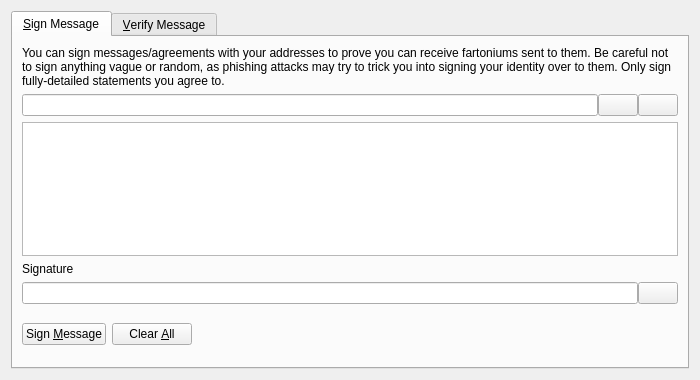
<?xml version="1.0" encoding="UTF-8"?>
<ui version="4.0">
 <class>SignVerifyMessageDialog</class>
 <widget class="QDialog" name="SignVerifyMessageDialog">
  <property name="geometry">
   <rect>
    <x>0</x>
    <y>0</y>
    <width>700</width>
    <height>380</height>
   </rect>
  </property>
  <property name="windowTitle">
   <string>Signatures - Sign / Verify a Message</string>
  </property>
  <property name="modal">
   <bool>true</bool>
  </property>
  <layout class="QVBoxLayout" name="verticalLayout">
   <item>
    <widget class="QTabWidget" name="tabWidget">
     <property name="currentIndex">
      <number>0</number>
     </property>
     <widget class="QWidget" name="tabSignMessage">
      <attribute name="title">
       <string>&amp;Sign Message</string>
      </attribute>
      <layout class="QVBoxLayout" name="verticalLayout_SM">
       <item>
        <widget class="QLabel" name="infoLabel_SM">
         <property name="text">
          <string>You can sign messages/agreements with your addresses to prove you can receive fartoniums sent to them. Be careful not to sign anything vague or random, as phishing attacks may try to trick you into signing your identity over to them. Only sign fully-detailed statements you agree to.</string>
         </property>
         <property name="textFormat">
          <enum>Qt::PlainText</enum>
         </property>
         <property name="wordWrap">
          <bool>true</bool>
         </property>
        </widget>
       </item>
       <item>
        <layout class="QHBoxLayout" name="horizontalLayout_1_SM">
         <property name="spacing">
          <number>0</number>
         </property>
         <item>
          <widget class="QValidatedLineEdit" name="addressIn_SM">
           <property name="toolTip">
            <string>The Fartonium address to sign the message with</string>
           </property>
          </widget>
         </item>
         <item>
          <widget class="QPushButton" name="addressBookButton_SM">
           <property name="toolTip">
            <string>Choose previously used address</string>
           </property>
           <property name="text">
            <string/>
           </property>
           <property name="icon">
            <iconset resource="../bitcoin.qrc">
             <normaloff>:/icons/address-book</normaloff>:/icons/address-book</iconset>
           </property>
           <property name="shortcut">
            <string>Alt+A</string>
           </property>
           <property name="autoDefault">
            <bool>false</bool>
           </property>
          </widget>
         </item>
         <item>
          <widget class="QPushButton" name="pasteButton_SM">
           <property name="toolTip">
            <string>Paste address from clipboard</string>
           </property>
           <property name="text">
            <string/>
           </property>
           <property name="icon">
            <iconset resource="../bitcoin.qrc">
             <normaloff>:/icons/editpaste</normaloff>:/icons/editpaste</iconset>
           </property>
           <property name="shortcut">
            <string>Alt+P</string>
           </property>
           <property name="autoDefault">
            <bool>false</bool>
           </property>
          </widget>
         </item>
        </layout>
       </item>
       <item>
        <widget class="QPlainTextEdit" name="messageIn_SM">
         <property name="toolTip">
          <string>Enter the message you want to sign here</string>
         </property>
        </widget>
       </item>
       <item>
        <widget class="QLabel" name="signatureLabel_SM">
         <property name="text">
          <string>Signature</string>
         </property>
         <property name="textFormat">
          <enum>Qt::PlainText</enum>
         </property>
        </widget>
       </item>
       <item>
        <layout class="QHBoxLayout" name="horizontalLayout_2_SM">
         <property name="spacing">
          <number>0</number>
         </property>
         <item>
          <widget class="QLineEdit" name="signatureOut_SM">
           <property name="font">
            <font>
             <italic>true</italic>
            </font>
           </property>
           <property name="readOnly">
            <bool>true</bool>
           </property>
          </widget>
         </item>
         <item>
          <widget class="QPushButton" name="copySignatureButton_SM">
           <property name="toolTip">
            <string>Copy the current signature to the system clipboard</string>
           </property>
           <property name="text">
            <string/>
           </property>
           <property name="icon">
            <iconset resource="../bitcoin.qrc">
             <normaloff>:/icons/editcopy</normaloff>:/icons/editcopy</iconset>
           </property>
           <property name="autoDefault">
            <bool>false</bool>
           </property>
          </widget>
         </item>
        </layout>
       </item>
       <item>
        <layout class="QHBoxLayout" name="horizontalLayout_3_SM">
         <item>
          <widget class="QPushButton" name="signMessageButton_SM">
           <property name="toolTip">
            <string>Sign the message to prove you own this Fartonium address</string>
           </property>
           <property name="text">
            <string>Sign &amp;Message</string>
           </property>
           <property name="icon">
            <iconset resource="../bitcoin.qrc">
             <normaloff>:/icons/edit</normaloff>:/icons/edit</iconset>
           </property>
           <property name="autoDefault">
            <bool>false</bool>
           </property>
          </widget>
         </item>
         <item>
          <widget class="QPushButton" name="clearButton_SM">
           <property name="toolTip">
            <string>Reset all sign message fields</string>
           </property>
           <property name="text">
            <string>Clear &amp;All</string>
           </property>
           <property name="icon">
            <iconset resource="../bitcoin.qrc">
             <normaloff>:/icons/remove</normaloff>:/icons/remove</iconset>
           </property>
           <property name="autoDefault">
            <bool>false</bool>
           </property>
          </widget>
         </item>
         <item>
          <spacer name="horizontalSpacer_1_SM">
           <property name="orientation">
            <enum>Qt::Horizontal</enum>
           </property>
           <property name="sizeHint" stdset="0">
            <size>
             <width>40</width>
             <height>48</height>
            </size>
           </property>
          </spacer>
         </item>
         <item>
          <widget class="QLabel" name="statusLabel_SM">
           <property name="font">
            <font>
             <weight>75</weight>
             <bold>true</bold>
            </font>
           </property>
           <property name="text">
            <string/>
           </property>
           <property name="wordWrap">
            <bool>true</bool>
           </property>
          </widget>
         </item>
         <item>
          <spacer name="horizontalSpacer_2_SM">
           <property name="orientation">
            <enum>Qt::Horizontal</enum>
           </property>
           <property name="sizeHint" stdset="0">
            <size>
             <width>40</width>
             <height>48</height>
            </size>
           </property>
          </spacer>
         </item>
        </layout>
       </item>
      </layout>
     </widget>
     <widget class="QWidget" name="tabVerifyMessage">
      <attribute name="title">
       <string>&amp;Verify Message</string>
      </attribute>
      <layout class="QVBoxLayout" name="verticalLayout_VM">
       <item>
        <widget class="QLabel" name="infoLabel_VM">
         <property name="text">
          <string>Enter the receiver's address, message (ensure you copy line breaks, spaces, tabs, etc. exactly) and signature below to verify the message. Be careful not to read more into the signature than what is in the signed message itself, to avoid being tricked by a man-in-the-middle attack. Note that this only proves the signing party receives with the address, it cannot prove sendership of any transaction!</string>
         </property>
         <property name="textFormat">
          <enum>Qt::PlainText</enum>
         </property>
         <property name="alignment">
          <set>Qt::AlignLeading|Qt::AlignLeft|Qt::AlignTop</set>
         </property>
         <property name="wordWrap">
          <bool>true</bool>
         </property>
        </widget>
       </item>
       <item>
        <layout class="QHBoxLayout" name="horizontalLayout_1_VM">
         <property name="spacing">
          <number>0</number>
         </property>
         <item>
          <widget class="QValidatedLineEdit" name="addressIn_VM">
           <property name="toolTip">
            <string>The Fartonium address the message was signed with</string>
           </property>
          </widget>
         </item>
         <item>
          <widget class="QPushButton" name="addressBookButton_VM">
           <property name="toolTip">
            <string>Choose previously used address</string>
           </property>
           <property name="text">
            <string/>
           </property>
           <property name="icon">
            <iconset resource="../bitcoin.qrc">
             <normaloff>:/icons/address-book</normaloff>:/icons/address-book</iconset>
           </property>
           <property name="shortcut">
            <string>Alt+A</string>
           </property>
           <property name="autoDefault">
            <bool>false</bool>
           </property>
          </widget>
         </item>
        </layout>
       </item>
       <item>
        <widget class="QPlainTextEdit" name="messageIn_VM"/>
       </item>
       <item>
        <widget class="QValidatedLineEdit" name="signatureIn_VM"/>
       </item>
       <item>
        <layout class="QHBoxLayout" name="horizontalLayout_2_VM">
         <item>
          <widget class="QPushButton" name="verifyMessageButton_VM">
           <property name="toolTip">
            <string>Verify the message to ensure it was signed with the specified Fartonium address</string>
           </property>
           <property name="text">
            <string>Verify &amp;Message</string>
           </property>
           <property name="icon">
            <iconset resource="../bitcoin.qrc">
             <normaloff>:/icons/transaction_0</normaloff>:/icons/transaction_0</iconset>
           </property>
           <property name="autoDefault">
            <bool>false</bool>
           </property>
          </widget>
         </item>
         <item>
          <widget class="QPushButton" name="clearButton_VM">
           <property name="toolTip">
            <string>Reset all verify message fields</string>
           </property>
           <property name="text">
            <string>Clear &amp;All</string>
           </property>
           <property name="icon">
            <iconset resource="../bitcoin.qrc">
             <normaloff>:/icons/remove</normaloff>:/icons/remove</iconset>
           </property>
           <property name="autoDefault">
            <bool>false</bool>
           </property>
          </widget>
         </item>
         <item>
          <spacer name="horizontalSpacer_1_VM">
           <property name="orientation">
            <enum>Qt::Horizontal</enum>
           </property>
           <property name="sizeHint" stdset="0">
            <size>
             <width>40</width>
             <height>48</height>
            </size>
           </property>
          </spacer>
         </item>
         <item>
          <widget class="QLabel" name="statusLabel_VM">
           <property name="font">
            <font>
             <weight>75</weight>
             <bold>true</bold>
            </font>
           </property>
           <property name="text">
            <string/>
           </property>
           <property name="wordWrap">
            <bool>true</bool>
           </property>
          </widget>
         </item>
         <item>
          <spacer name="horizontalSpacer_2_VM">
           <property name="orientation">
            <enum>Qt::Horizontal</enum>
           </property>
           <property name="sizeHint" stdset="0">
            <size>
             <width>40</width>
             <height>48</height>
            </size>
           </property>
          </spacer>
         </item>
        </layout>
       </item>
      </layout>
     </widget>
    </widget>
   </item>
  </layout>
 </widget>
 <customwidgets>
  <customwidget>
   <class>QValidatedLineEdit</class>
   <extends>QLineEdit</extends>
   <header>qvalidatedlineedit.h</header>
  </customwidget>
 </customwidgets>
 <resources>
  <include location="../bitcoin.qrc"/>
 </resources>
 <connections/>
</ui>
